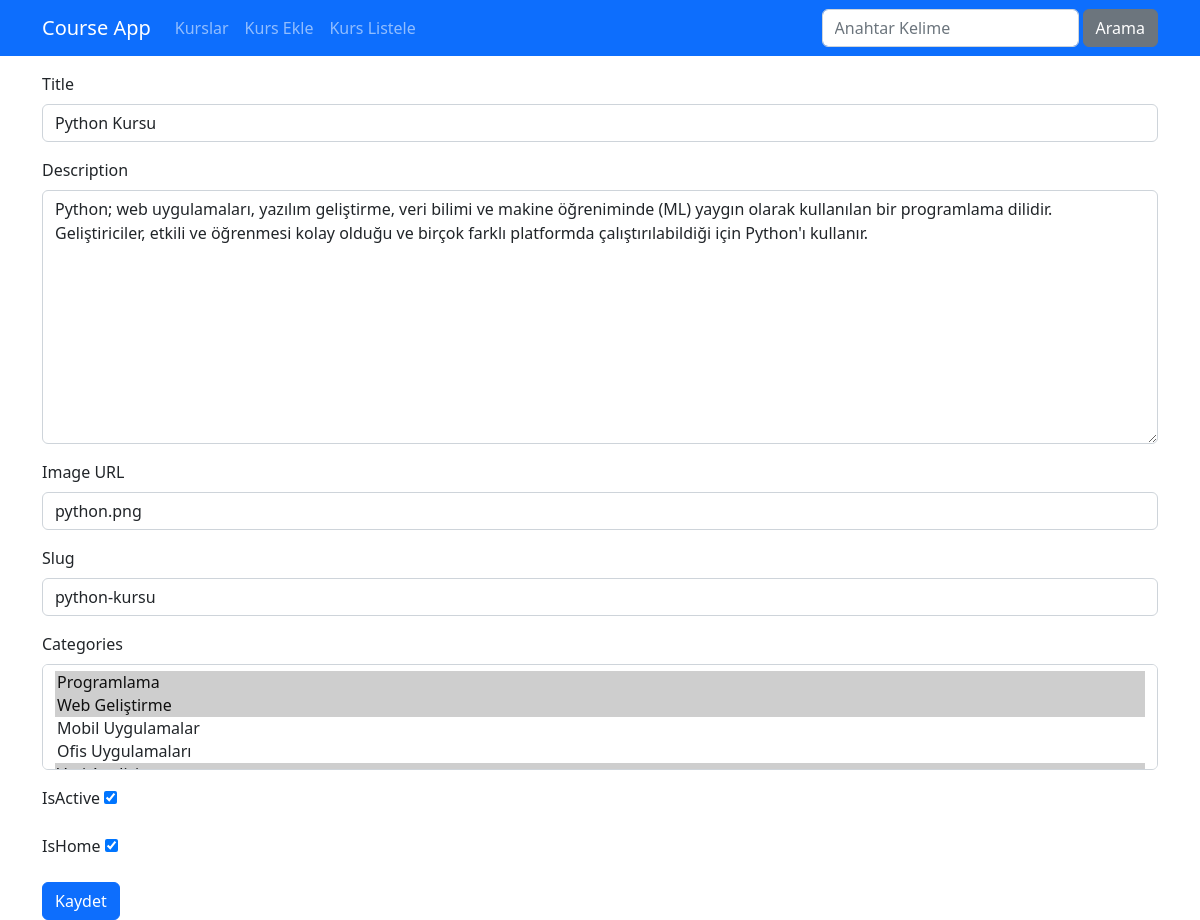
Screenshot of /kurs/course-edit/2 with the database file from the repository.
### Courses/models.py (models this page shows, shortened)
class Course(models.Model):
    title = models.CharField(max_length=50)
    description = models.TextField()
    imageUrl = models.CharField(max_length=50)
    date = models.DateField(auto_now_add=True)
    isActive = models.BooleanField(default=False)
    isHome = models.BooleanField(default=False)
    slug = models.SlugField(default="", blank=True, null=False, unique=True, db_index=True)
    categories = models.ManyToManyField(Category)

### Courses/views.py (the view)
# urls.py: path("course-edit/<int:id>", views.courseEdit, name="course_edit"),
def courseEdit(request, id):
    course = get_object_or_404(Course, pk=id)
    if request.method == "POST":
        form = CourseEditForm(request.POST, instance=course)
        form.save()
        return redirect("course_list")
    else:
        form = CourseEditForm(instance=course)
    return render(request, "courses/course_edit.html", {
        "form": form
    })

### Courses/forms.py
class CourseEditForm(forms.ModelForm):
    class Meta:
        model = Course
        fields = ('title', 'description', 'imageUrl', 'slug', 'categories', 'isActive', 'isHome')
        labels = {
            'title': 'Title',
            'description': 'Description',
            'imageUrl': 'Image URL',
            'slug': 'Slug'
        }
        widgets = {
            'title': TextInput(attrs={'class': 'form-control'}),
            'description': Textarea(attrs={'class': 'form-control'}),
            'imageUrl': TextInput(attrs={'class': 'form-control'}),
            'slug': TextInput(attrs={'class': 'form-control'}),
            'categories': SelectMultiple(attrs={'class': 'form-control'})
        }
        error_messages = {
            'title': {
                'required': 'Kurs başlığı girmelisiniz.',
                'max_length': 'Kurs başlığı en fazla 50 karakter olabilir.'
            },
            'description': {
                'required': 'Kurs açıklaması girmelisiniz.'
            },
            'imageUrl': {
                'required': 'Fotoğraf eklemelisiniz.',
                'max_length': 'Fotoğraf URL\'si en fazla 50 karakter olabilir.'
            }
        }

### Courses/models.py (called while the page is built)
    def __str__(self):
        return f"{self.name}"

### Courses/templates/courses/course_edit.html (shortened to what this page needs)
{% extends "layout.html" %}
{% load static %}
{% block css_files %}
    <link rel="stylesheet" href=" {% static "courses/css/style.css" %} ">
{% endblock css_files %}
{% block content %}
    <div class="container mt-3">
        <div class="row">
            <div class="col-12">
                <form method="POST" novalidate>
                    {% for field in form %}
                        <div class="mb-3 {% if field.errors %} invalid {% endif %}">
                            <label for="{{ field.id_for_label }}" class="form-label"> {{ field.label }} </label>
                            {{ field }}
                        </div>
                    {% endfor %}
                    <button type="submit" class="btn btn-primary">Kaydet</button>
                </form>
            </div>
        </div>
    </div>
{% endblock content %}

### rows the page displays
Course: form "Python Kursu" "Python; web uygulamaları, yazılım geliştirme, veri bilimi ve makine öğreniminde (ML) yaygın olarak kullanılan bir programlama dilidir. Geliştiriciler, etkili ve öğrenmesi kolay olduğu ve birçok farklı platformda çalıştırılabildiği için Python'ı kullanır." "python.png" "python-kursu" "☑" "☑"

### other values shown
{{ field.label }} "Title" "Description" "Image URL" "Slug" "Categories" "IsActive" "IsHome"
